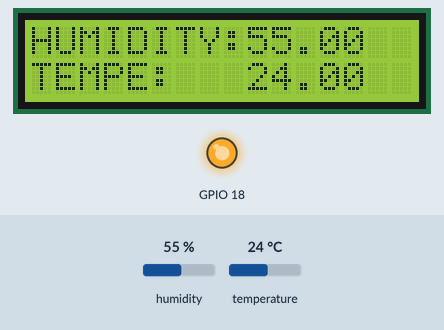
Bench run of a sketch on a simulated ESP32. Shown: 16×2 character LCD, output pins drawn as LEDs (lit = HIGH). The inputs (shaded band) are chosen by the test bench; at power-on: temperature 24 °C, humidity 55 %. WiFi joins after 1.5 s; servers stay silent unless stated; what the sketch prints to the serial monitor is not drawn.

Above: at 5.0 s.
5.1 s: temperature set to 29.3 °C
At 7.0 s:
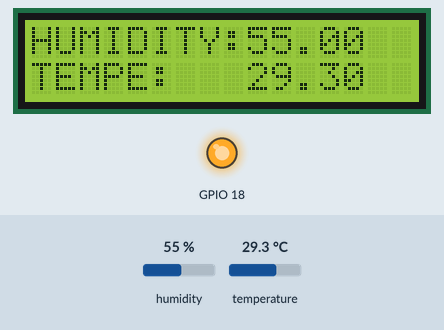
8.2 s: temperature set to 30.4 °C
At 9.9 s:
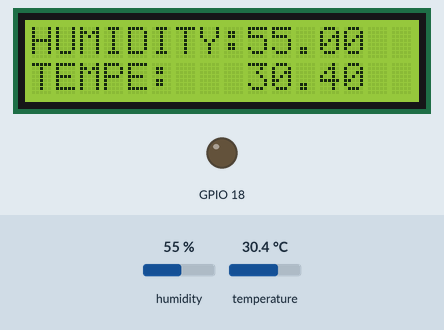
10.5 s: humidity set to 22 %
At 12.8 s:
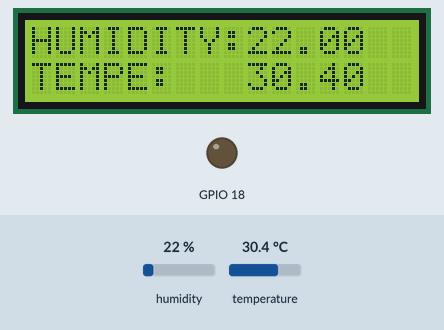
15.5 s: humidity set to 40 %
At 17.5 s:
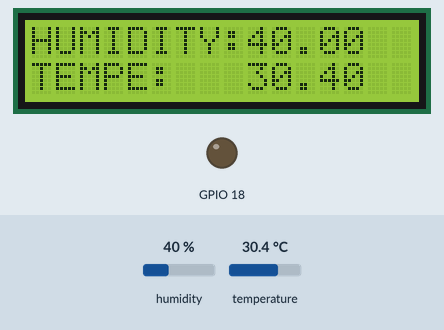
Timing chart, 0 to 19.0 s (numbered marks = the images above; inputs shaded):
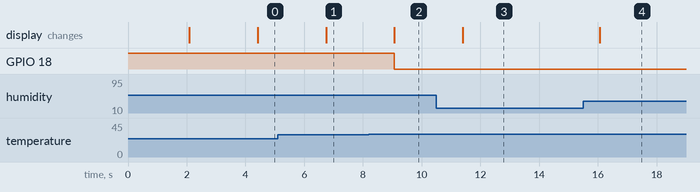

Measured:
- the behaviour switches between 29.9 and 30 °C on temperature (found by bisection; images 1 and 2)
- after the input at 5.1 s, the display: changes after 1.6 s (image 1)
- after the input at 8.2 s, GPIO 18: HIGH → LOW after 0.87 s; the display: changes after 0.87 s (image 2)
- after the input at 10.5 s, the display: changes after 0.91 s (image 3)
- after the input at 15.5 s, the display: changes after 0.57 s (image 4)

The sketch:

trackerCode.ino
```cpp
#include <TinyGPSPlus.h>
#include <LiquidCrystal_I2C.h>
#include <WiFi.h>
#include <WiFiClientSecure.h>
#include <UniversalTelegramBot.h>
#include <ArduinoJson.h>
// #include <TinyGPS++.h>
#include <HardwareSerial.h>

#include "DHT.h"
#define DHTPIN 19
#define DHTTYPE DHT22

LiquidCrystal_I2C lcd(0x27, 16, 2);
DHT dht(DHTPIN, DHTTYPE);

void dhtTemp();

// WiFi credentials
const char* ssid = "MONITOR";
const char* password = "123456789";

// Telegram bot token and chat ID
#define BOTtoken "7482748956:AAFbJ7Jfdr6orVrgDwcZTOP3PdFpCVOIJqk"
// #define CHAT_ID "-4514181978"
#define CHAT_ID "5813186453"


// Create WiFi and Telegram bot clients
WiFiClientSecure client;
UniversalTelegramBot bot(BOTtoken, client);

// GPS setup
HardwareSerial GPSSerial(1);
TinyGPSPlus gps;

// Bot request delay and timing
int botRequestDelay = 100;
unsigned long lastTimeBotRan;

void handleNewMessages(int numNewMessages)
{
  Serial.println("Handling new messages");
  Serial.println(String(numNewMessages));

  for (int i = 0; i < numNewMessages; i++)
  {
    String chat_id = String(bot.messages[i].chat_id);
    if (chat_id != CHAT_ID)
    {
      bot.sendMessage(chat_id, "Unauthorized user", "");
      continue;
    }

    String text = bot.messages[i].text;
    Serial.println(text);

    String from_name = bot.messages[i].from_name;

    // Process GPS data
    while (GPSSerial.available())
    {
      gps.encode(GPSSerial.read());
    }

    if (gps.charsProcessed() > 10)
    {
      float currentLat = gps.location.lat();
      float currentLng = gps.location.lng();

      if (text == "/start")
      {
        String welcomeMessage = "Welcome, " + from_name + ".\n";
        welcomeMessage += "Use the commands below to monitor the GPS location\n\n";
        welcomeMessage += "/location to get the current location\n";
        bot.sendMessage(chat_id, welcomeMessage, "");
      }

      if (text == "/location")
      {
        // String locationMessage = "Location: https://www.google.com/maps/@" + String(currentLat, 6) + "," + String(currentLng, 6) + ",21z?entry=ttu";
        String locationMessage = "Location: https://www.google.com/maps?q=loc:" + String(currentLat, 6) + "," + String(currentLng, 6);
        bot.sendMessage(chat_id, locationMessage, "");
      }
    }
  }
}

void setup() {
  Serial.begin(115200);
  GPSSerial.begin(9600, SERIAL_8N1, 16, 17);
  pinMode(18, OUTPUT);
  digitalWrite(18, HIGH);
  // Connect to WiFi
  WiFi.mode(WIFI_STA);
  WiFi.begin(ssid, password);

  #ifdef ESP32
    client.setCACert(TELEGRAM_CERTIFICATE_ROOT);
  #endif

  lcd.init();
  lcd.backlight();
  lcd.setCursor(0,0);
  lcd.print("GPS SYSTEM");
  delay(2000);
  lcd.clear();

  while (WiFi.status() != WL_CONNECTED) {
    delay(1000);
    Serial.println("Connecting to WiFi...");
  }

  dht.begin();
  // Print ESP32 local IP address
  Serial.println(WiFi.localIP());
}

void loop()
{
  if (millis() > lastTimeBotRan + botRequestDelay)
  {
    int numNewMessages = bot.getUpdates(bot.last_message_received + 1);

    while (numNewMessages)
    {
      Serial.println("Got response");
      handleNewMessages(numNewMessages);
      numNewMessages = bot.getUpdates(bot.last_message_received + 1);
    }

    lastTimeBotRan = millis();
  }
  dhtTemp();
}

void dhtTemp()
{
  delay(2000);
  float h = dht.readHumidity();
  // Read temperature as Celsius (the default)
  float t = dht.readTemperature();

  // Check if any reads failed and exit early (to try again).
  if (isnan(h) || isnan(t))
  {
    Serial.println(F("Failed to read from DHT sensor!"));
    return;
  }

  lcd.setCursor(0,0);
  lcd.print("HUMIDITY:");
  lcd.setCursor(9,0);
  lcd.print(h);

  lcd.setCursor(0,1);
  lcd.print("TEMPE:");
  lcd.setCursor(9,1);
  lcd.print(t);

  Serial.print(F("Humidity: "));
  Serial.print(h);
  Serial.print(F("%  Temperature: "));
  Serial.print(t);
  Serial.println(F("°C "));

  if(t >= 30)
  {
    digitalWrite(18, LOW);
  }
  else
  {
    digitalWrite(18, HIGH);
  }
}
```
